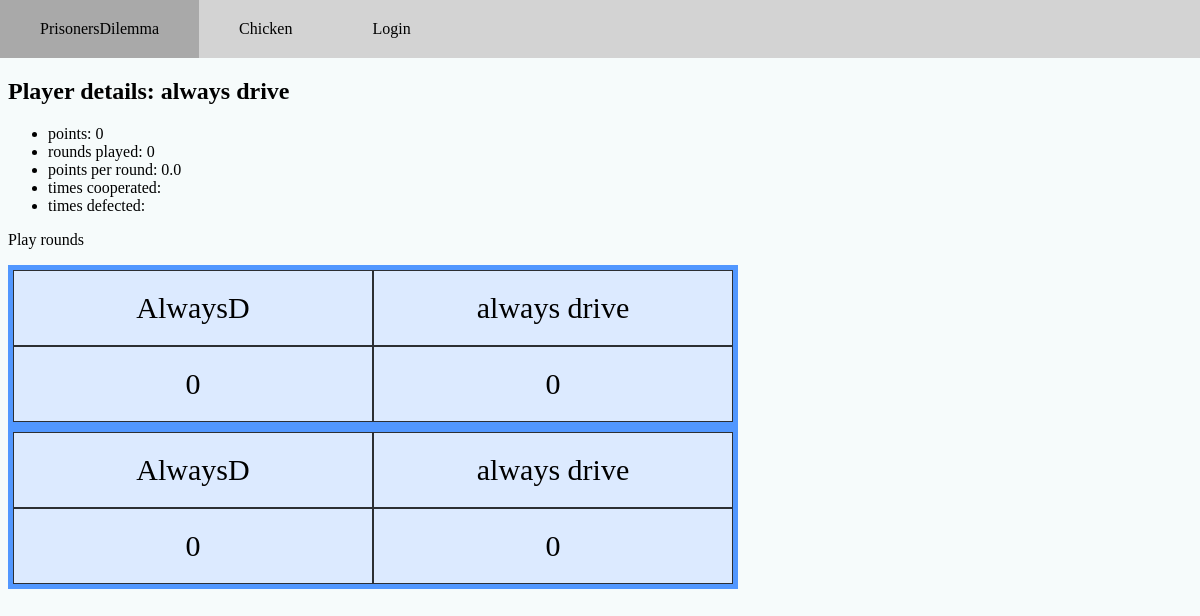
The page /games/playerDetail/18 (signed in) on the database its author committed.
### games/models.py (models this page shows, shortened)
class Player(models.Model):
    name = models.TextField(max_length=100, default="default")
    user = models.ForeignKey(User, related_name="players", on_delete=models.CASCADE)
    strategy = models.TextField(default="default")
    points = models.IntegerField(default=0)
    rounds_played = models.IntegerField(default=0)
    points_per_round = models.FloatField(default=0)
    game = models.ForeignKey(Game, related_name= 'players', on_delete=models.CASCADE)

class MatchSummary(models.Model):
    players = models.ManyToManyField(Player, related_name='matches')
    def getTotalPoints(self, player):
        total = 0
        for round in self.rounds.all():
            for playerPointPair in round.playerPointPairs.all():
                if(player == playerPointPair.player):
                    total += playerPointPair.points
        return total

class RoundData(models.Model):
    match = models.ForeignKey(MatchSummary, related_name='rounds', on_delete=models.CASCADE)

### games/views.py (the view)
# urls.py: path("playerDetail/<int:pk>", views.playerDetail.as_view(), name="playerDetail"),
class playerDetail(generic.DetailView):
    model = Player
    template_name = "games/playerDetail.html"

### games/templatetags/my_tags.py (called while the page is built)
@register.filter
def getTotalPoints(matchSummary, player):
    return matchSummary.getTotalPoints(player)

### games/templates/games/playerDetail.html (shortened to what this page needs)
{% extends 'registration/loggedInBase.html' %}
{% block content %}
{% load my_tags %}
<h2>Player details: {{player.name}}</h2>
<ul>
    <li>points: {{player.points}}</li>
    <li>rounds played: {{player.rounds_played}}</li>
    <li>points per round: {{player.points_per_round}}</li>
    <li>times cooperated: {{player.timesC}}</li>
    <li>times defected: {{player.timesD}}</li>
</ul>
<a href= {% url "games:playRounds" player.id%}>Play rounds</a>
    {% for match in player.matches.all %}
    <div class="grid-container">
        {% for player in match.players.all %}
            <div class="grid-item">{{player.name}}</div>
            <div class="grid-item">{{match|getTotalPoints:player}}</div>
        {% endfor %}
    </div>
    {% endfor %}
{% endblock %}

### prisonersDilemnaWeb/static/css/style.css (style rules this page uses)
body { margin: 0; background-color: #f6fbfb; }
a { text-decoration: none; color: black; }
.grid-container { display: grid; grid-auto-flow: column; grid-template-rows: auto auto; grid-template-columns: repeat(2, max(50px, 30vw)); background-color: rgb(81, 151, 255); padding: 5px; width: max(100px, 60vw); }
.grid-item { background-color: rgba(255, 255, 255, 0.8); border: 1px solid rgba(0, 0, 0, 0.8); padding: 20px; font-size: 30px; text-align: center; }

### rows shown on the page
Player: name "always drive", points "0", rounds_played "0", points_per_round "0.0"
MatchSummary: id.match_id "0"
Player: name "AlwaysD"
MatchSummary: id.match_id "0"
